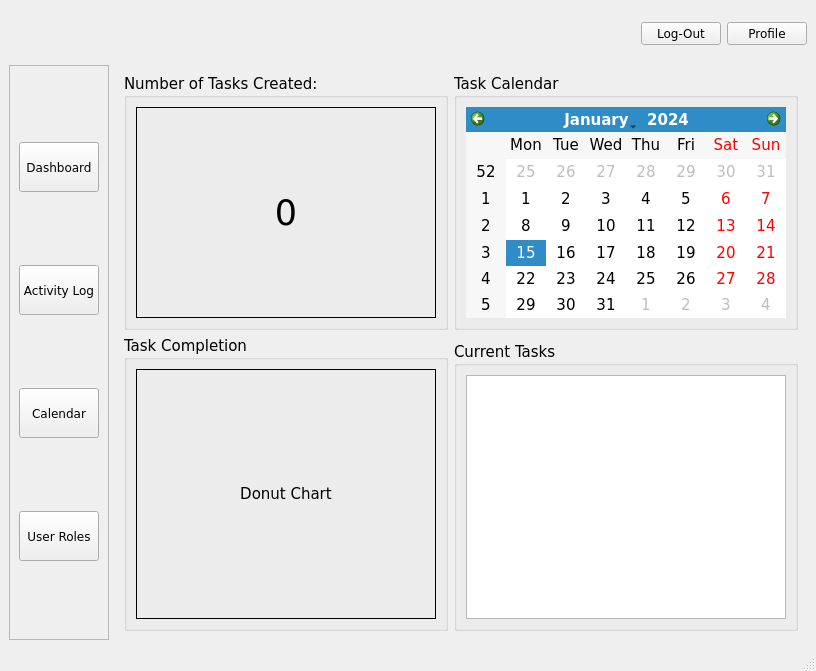
<?xml version="1.0" encoding="UTF-8"?>
<ui version="4.0">
 <class>Group_Dashboard</class>
 <widget class="QMainWindow" name="Group_Dashboard">
  <property name="geometry">
   <rect>
    <x>0</x>
    <y>0</y>
    <width>800</width>
    <height>671</height>
   </rect>
  </property>
  <property name="font">
   <font>
    <family>Verdana</family>
   </font>
  </property>
  <property name="windowTitle">
   <string>ClockWork</string>
  </property>
  <property name="windowIcon">
   <iconset>
    <normaloff>resources/new_menu_window_icon.png</normaloff>resources/new_menu_window_icon.png</iconset>
  </property>
  <property name="autoFillBackground">
   <bool>false</bool>
  </property>
  <widget class="QWidget" name="centralwidget">
   <layout class="QGridLayout" name="gridLayout_5">
    <item row="0" column="0" colspan="2">
     <widget class="QLabel" name="logo">
      <property name="minimumSize">
       <size>
        <width>405</width>
        <height>50</height>
       </size>
      </property>
      <property name="maximumSize">
       <size>
        <width>405</width>
        <height>50</height>
       </size>
      </property>
      <property name="frameShape">
       <enum>QFrame::Shape::NoFrame</enum>
      </property>
      <property name="text">
       <string/>
      </property>
      <property name="pixmap">
       <pixmap>resources/menu_logo.png</pixmap>
      </property>
      <property name="alignment">
       <set>Qt::AlignmentFlag::AlignCenter</set>
      </property>
     </widget>
    </item>
    <item row="0" column="2">
     <spacer name="horizontalSpacer">
      <property name="orientation">
       <enum>Qt::Orientation::Horizontal</enum>
      </property>
      <property name="sizeHint" stdset="0">
       <size>
        <width>594</width>
        <height>20</height>
       </size>
      </property>
     </spacer>
    </item>
    <item row="0" column="3">
     <widget class="QPushButton" name="log_out_btn">
      <property name="text">
       <string>Log-Out</string>
      </property>
     </widget>
    </item>
    <item row="0" column="4">
     <widget class="QPushButton" name="profile_button">
      <property name="minimumSize">
       <size>
        <width>0</width>
        <height>0</height>
       </size>
      </property>
      <property name="toolTip">
       <string>Group Members</string>
      </property>
      <property name="text">
       <string>Profile</string>
      </property>
     </widget>
    </item>
    <item row="1" column="0">
     <widget class="QFrame" name="btns_frame">
      <property name="maximumSize">
       <size>
        <width>100</width>
        <height>16777215</height>
       </size>
      </property>
      <property name="styleSheet">
       <string notr="true"/>
      </property>
      <property name="frameShape">
       <enum>QFrame::Shape::StyledPanel</enum>
      </property>
      <property name="frameShadow">
       <enum>QFrame::Shadow::Raised</enum>
      </property>
      <layout class="QVBoxLayout" name="verticalLayout">
       <item>
        <widget class="QPushButton" name="dashboard_btn">
         <property name="minimumSize">
          <size>
           <width>80</width>
           <height>50</height>
          </size>
         </property>
         <property name="maximumSize">
          <size>
           <width>50</width>
           <height>50</height>
          </size>
         </property>
         <property name="toolTip">
          <string>Dashboard</string>
         </property>
         <property name="text">
          <string>Dashboard</string>
         </property>
        </widget>
       </item>
       <item>
        <widget class="QPushButton" name="activity_log_btn">
         <property name="minimumSize">
          <size>
           <width>80</width>
           <height>50</height>
          </size>
         </property>
         <property name="maximumSize">
          <size>
           <width>50</width>
           <height>50</height>
          </size>
         </property>
         <property name="toolTip">
          <string>Activity Log</string>
         </property>
         <property name="text">
          <string>Activity Log</string>
         </property>
        </widget>
       </item>
       <item>
        <widget class="QPushButton" name="calendar_btn">
         <property name="minimumSize">
          <size>
           <width>80</width>
           <height>50</height>
          </size>
         </property>
         <property name="maximumSize">
          <size>
           <width>50</width>
           <height>50</height>
          </size>
         </property>
         <property name="toolTip">
          <string>Task Calendar</string>
         </property>
         <property name="text">
          <string>Calendar</string>
         </property>
        </widget>
       </item>
       <item>
        <widget class="QPushButton" name="user_roles_btn">
         <property name="minimumSize">
          <size>
           <width>80</width>
           <height>50</height>
          </size>
         </property>
         <property name="maximumSize">
          <size>
           <width>50</width>
           <height>50</height>
          </size>
         </property>
         <property name="toolTip">
          <string>Group Members</string>
         </property>
         <property name="text">
          <string>User Roles</string>
         </property>
        </widget>
       </item>
      </layout>
     </widget>
    </item>
    <item row="1" column="1" colspan="4">
     <widget class="QStackedWidget" name="stacked_Supervisor">
      <property name="font">
       <font>
        <family>Verdana</family>
        <pointsize>11</pointsize>
       </font>
      </property>
      <property name="frameShape">
       <enum>QFrame::Shape::NoFrame</enum>
      </property>
      <property name="lineWidth">
       <number>0</number>
      </property>
      <property name="currentIndex">
       <number>0</number>
      </property>
      <widget class="QWidget" name="dashboard">
       <layout class="QGridLayout" name="gridLayout_14">
        <item row="2" column="2">
         <widget class="QGroupBox" name="currenttask_box">
          <property name="title">
           <string>Current Tasks</string>
          </property>
          <layout class="QGridLayout" name="gridLayout_8">
           <item row="0" column="0">
            <widget class="QTableWidget" name="currenttask_table">
             <property name="minimumSize">
              <size>
               <width>300</width>
               <height>0</height>
              </size>
             </property>
             <property name="horizontalScrollMode">
              <enum>QAbstractItemView::ScrollMode::ScrollPerPixel</enum>
             </property>
             <property name="rowCount">
              <number>0</number>
             </property>
             <attribute name="horizontalHeaderDefaultSectionSize">
              <number>180</number>
             </attribute>
             <attribute name="horizontalHeaderStretchLastSection">
              <bool>true</bool>
             </attribute>
             <attribute name="verticalHeaderDefaultSectionSize">
              <number>50</number>
             </attribute>
            </widget>
           </item>
          </layout>
         </widget>
        </item>
        <item row="0" column="0" colspan="2">
         <widget class="QGroupBox" name="created_tasks_groupbox">
          <property name="title">
           <string>Number of Tasks Created:</string>
          </property>
          <layout class="QGridLayout" name="gridLayout_6">
           <item row="0" column="0">
            <widget class="QLabel" name="number_tasks_label">
             <property name="minimumSize">
              <size>
               <width>50</width>
               <height>50</height>
              </size>
             </property>
             <property name="font">
              <font>
               <family>Verdana</family>
               <pointsize>26</pointsize>
              </font>
             </property>
             <property name="frameShape">
              <enum>QFrame::Shape::Box</enum>
             </property>
             <property name="text">
              <string>0</string>
             </property>
             <property name="alignment">
              <set>Qt::AlignmentFlag::AlignCenter</set>
             </property>
            </widget>
           </item>
          </layout>
         </widget>
        </item>
        <item row="0" column="2">
         <widget class="QGroupBox" name="task_calendar_box">
          <property name="title">
           <string>Task Calendar</string>
          </property>
          <layout class="QGridLayout" name="gridLayout_9">
           <item row="0" column="0">
            <widget class="QCalendarWidget" name="Task_Calendar_2">
             <property name="toolTip">
              <string>Double-click the day you want to access tasks</string>
             </property>
            </widget>
           </item>
          </layout>
         </widget>
        </item>
        <item row="1" column="0" rowspan="2" colspan="2">
         <widget class="QGroupBox" name="task_completion_groupbox">
          <property name="title">
           <string>Task Completion</string>
          </property>
          <layout class="QGridLayout" name="gridLayout_7">
           <item row="0" column="0">
            <widget class="QLabel" name="pie_chart">
             <property name="minimumSize">
              <size>
               <width>300</width>
               <height>250</height>
              </size>
             </property>
             <property name="frameShape">
              <enum>QFrame::Shape::Box</enum>
             </property>
             <property name="text">
              <string>Donut Chart</string>
             </property>
             <property name="alignment">
              <set>Qt::AlignmentFlag::AlignCenter</set>
             </property>
            </widget>
           </item>
          </layout>
         </widget>
        </item>
       </layout>
      </widget>
      <widget class="QWidget" name="activity_log">
       <layout class="QGridLayout" name="gridLayout_13">
        <item row="0" column="0">
         <widget class="QGroupBox" name="activity_log_box">
          <property name="title">
           <string>Activity Log</string>
          </property>
          <layout class="QGridLayout" name="gridLayout_12">
           <item row="0" column="0">
            <widget class="QLabel" name="search_tasks_label">
             <property name="text">
              <string>Search Tasks</string>
             </property>
            </widget>
           </item>
           <item row="1" column="0" colspan="2">
            <widget class="QLineEdit" name="search_bar_tasks"/>
           </item>
           <item row="1" column="2">
            <widget class="QPushButton" name="search_btn">
             <property name="text">
              <string>Search</string>
             </property>
            </widget>
           </item>
           <item row="2" column="0" colspan="3">
            <widget class="QTabWidget" name="task_tab">
             <property name="currentIndex">
              <number>1</number>
             </property>
             <widget class="QWidget" name="tab">
              <attribute name="title">
               <string>Completed Tasks</string>
              </attribute>
              <layout class="QGridLayout" name="gridLayout_10">
               <item row="0" column="0">
                <widget class="QTableWidget" name="completedtasks_table">
                 <property name="horizontalScrollMode">
                  <enum>QAbstractItemView::ScrollMode::ScrollPerPixel</enum>
                 </property>
                 <property name="rowCount">
                  <number>0</number>
                 </property>
                 <attribute name="horizontalHeaderCascadingSectionResizes">
                  <bool>true</bool>
                 </attribute>
                 <attribute name="horizontalHeaderDefaultSectionSize">
                  <number>200</number>
                 </attribute>
                 <attribute name="horizontalHeaderStretchLastSection">
                  <bool>true</bool>
                 </attribute>
                 <attribute name="verticalHeaderDefaultSectionSize">
                  <number>50</number>
                 </attribute>
                </widget>
               </item>
              </layout>
             </widget>
             <widget class="QWidget" name="tab_2">
              <attribute name="title">
               <string>Pending Tasks</string>
              </attribute>
              <layout class="QGridLayout" name="gridLayout_11">
               <item row="0" column="0">
                <widget class="QTableWidget" name="pendingtasks_table">
                 <property name="horizontalScrollMode">
                  <enum>QAbstractItemView::ScrollMode::ScrollPerPixel</enum>
                 </property>
                 <property name="rowCount">
                  <number>0</number>
                 </property>
                 <attribute name="horizontalHeaderCascadingSectionResizes">
                  <bool>true</bool>
                 </attribute>
                 <attribute name="horizontalHeaderDefaultSectionSize">
                  <number>200</number>
                 </attribute>
                 <attribute name="horizontalHeaderStretchLastSection">
                  <bool>true</bool>
                 </attribute>
                 <attribute name="verticalHeaderDefaultSectionSize">
                  <number>50</number>
                 </attribute>
                </widget>
               </item>
              </layout>
             </widget>
            </widget>
           </item>
           <item row="3" column="0">
            <spacer name="horizontalSpacer_4">
             <property name="orientation">
              <enum>Qt::Orientation::Horizontal</enum>
             </property>
             <property name="sizeHint" stdset="0">
              <size>
               <width>387</width>
               <height>17</height>
              </size>
             </property>
            </spacer>
           </item>
           <item row="3" column="2">
            <widget class="QPushButton" name="validatetask_btn">
             <property name="text">
              <string>Validate Task</string>
             </property>
            </widget>
           </item>
          </layout>
         </widget>
        </item>
       </layout>
      </widget>
      <widget class="QWidget" name="task_calendar">
       <layout class="QGridLayout" name="gridLayout_17">
        <item row="0" column="0">
         <widget class="QCalendarWidget" name="Task_Calendar">
          <property name="toolTip">
           <string>Double-click the day you want to access tasks</string>
          </property>
         </widget>
        </item>
        <item row="1" column="0">
         <spacer name="horizontalSpacer_3">
          <property name="orientation">
           <enum>Qt::Orientation::Horizontal</enum>
          </property>
          <property name="sizeHint" stdset="0">
           <size>
            <width>40</width>
            <height>20</height>
           </size>
          </property>
         </spacer>
        </item>
        <item row="0" column="1">
         <widget class="QTableWidget" name="calendartask_table">
          <attribute name="horizontalHeaderDefaultSectionSize">
           <number>180</number>
          </attribute>
          <attribute name="horizontalHeaderStretchLastSection">
           <bool>true</bool>
          </attribute>
          <attribute name="verticalHeaderDefaultSectionSize">
           <number>50</number>
          </attribute>
         </widget>
        </item>
       </layout>
      </widget>
      <widget class="QWidget" name="user_roles">
       <layout class="QGridLayout" name="gridLayout_15">
        <item row="0" column="0" colspan="2">
         <widget class="QGroupBox" name="box_of_users">
          <property name="title">
           <string>Registered Users</string>
          </property>
          <layout class="QGridLayout" name="gridLayout_2">
           <item row="1" column="0">
            <widget class="QLineEdit" name="search_bar_users"/>
           </item>
           <item row="1" column="1">
            <widget class="QPushButton" name="pushButton">
             <property name="text">
              <string>Search</string>
             </property>
             <property name="shortcut">
              <string>Return</string>
             </property>
            </widget>
           </item>
           <item row="2" column="0" colspan="2">
            <widget class="QTableWidget" name="users_table">
             <property name="sizeAdjustPolicy">
              <enum>QAbstractScrollArea::SizeAdjustPolicy::AdjustIgnored</enum>
             </property>
             <property name="rowCount">
              <number>0</number>
             </property>
             <property name="columnCount">
              <number>0</number>
             </property>
             <attribute name="horizontalHeaderMinimumSectionSize">
              <number>160</number>
             </attribute>
             <attribute name="horizontalHeaderDefaultSectionSize">
              <number>160</number>
             </attribute>
             <attribute name="horizontalHeaderStretchLastSection">
              <bool>true</bool>
             </attribute>
             <attribute name="verticalHeaderMinimumSectionSize">
              <number>50</number>
             </attribute>
             <attribute name="verticalHeaderDefaultSectionSize">
              <number>50</number>
             </attribute>
            </widget>
           </item>
           <item row="0" column="0" colspan="2">
            <widget class="QLabel" name="search_user_label">
             <property name="text">
              <string>Search User</string>
             </property>
            </widget>
           </item>
          </layout>
         </widget>
        </item>
        <item row="1" column="0">
         <spacer name="horizontalSpacer_6">
          <property name="orientation">
           <enum>Qt::Orientation::Horizontal</enum>
          </property>
          <property name="sizeHint" stdset="0">
           <size>
            <width>548</width>
            <height>20</height>
           </size>
          </property>
         </spacer>
        </item>
        <item row="1" column="1">
         <widget class="QPushButton" name="change_role_btn">
          <property name="text">
           <string>Change Role</string>
          </property>
         </widget>
        </item>
       </layout>
      </widget>
     </widget>
    </item>
   </layout>
  </widget>
  <widget class="QMenuBar" name="menubar">
   <property name="geometry">
    <rect>
     <x>0</x>
     <y>0</y>
     <width>800</width>
     <height>21</height>
    </rect>
   </property>
  </widget>
  <widget class="QStatusBar" name="statusbar"/>
 </widget>
 <tabstops>
  <tabstop>dashboard_btn</tabstop>
  <tabstop>activity_log_btn</tabstop>
  <tabstop>calendar_btn</tabstop>
  <tabstop>user_roles_btn</tabstop>
  <tabstop>currenttask_table</tabstop>
  <tabstop>Task_Calendar_2</tabstop>
  <tabstop>log_out_btn</tabstop>
  <tabstop>profile_button</tabstop>
  <tabstop>task_tab</tabstop>
  <tabstop>completedtasks_table</tabstop>
  <tabstop>search_bar_tasks</tabstop>
  <tabstop>search_btn</tabstop>
  <tabstop>Task_Calendar</tabstop>
  <tabstop>search_bar_users</tabstop>
  <tabstop>users_table</tabstop>
  <tabstop>change_role_btn</tabstop>
  <tabstop>validatetask_btn</tabstop>
  <tabstop>pendingtasks_table</tabstop>
 </tabstops>
 <resources/>
 <connections/>
</ui>
